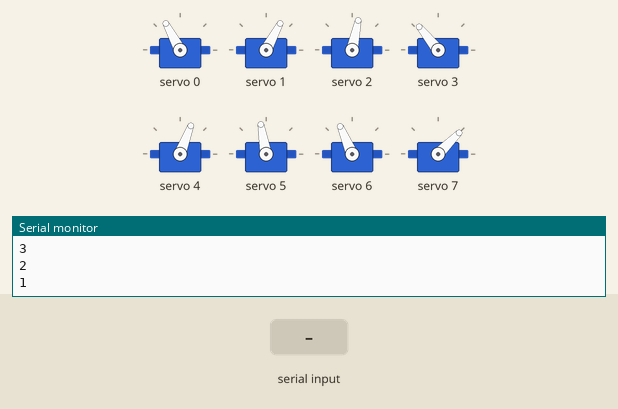
The sketch below on a simulated ESP32. Shown: 8 × servo, the last lines printed to the serial monitor. Inputs (shaded band) come from the test bench.

Above: at 12.2 s.
12.3 s: "2" received over Serial
At 12.99 s:
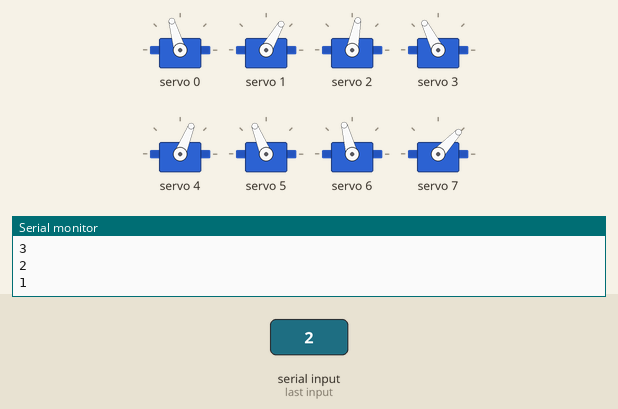
At 13.49 s:
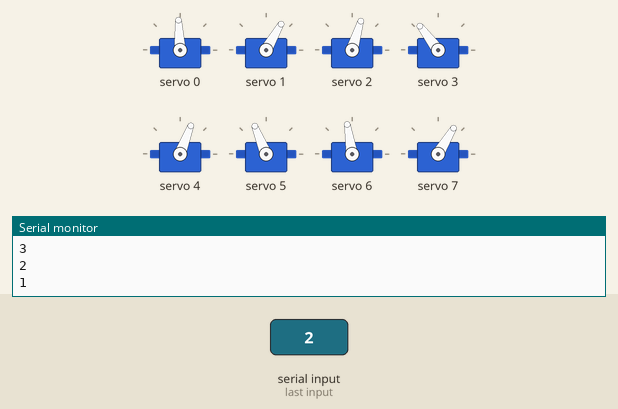
15.3 s: "1" received over Serial
18.3 s: "0" received over Serial
At 19.0 s:
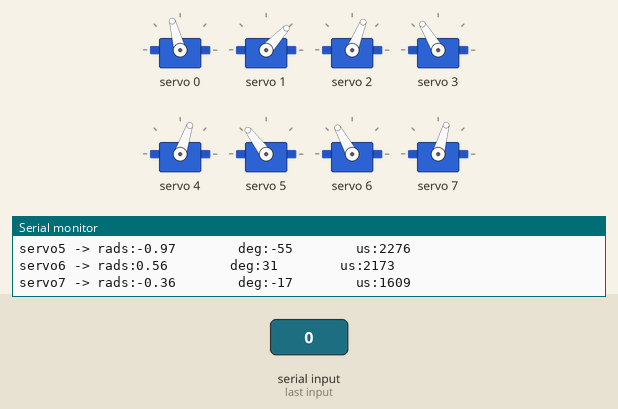
Timing chart, 0 to 21.3 s (numbered marks = the images above; inputs shaded):
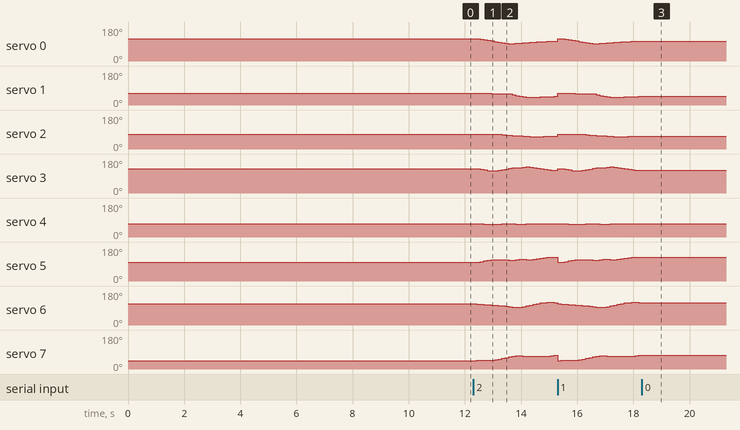

Measured:
- after the input at 12.3 s, servo 0: 118° → 117° after 0.13 s, → 114° 0.13 s later, → 112° 0.13 s later, → 109° 0.13 s later, … (20 changes in this stretch); servo 1: 62° → 61° after 0.25 s, → 60° 0.38 s later, → 59° 0.63 s later, → 55° 0.13 s later, … (13 changes in this stretch)
- after the input at 18.3 s, servo 0: stops changing and stays 105°; servo 1: stops changing and stays 47°; servo 2: stops changing and stays 68°; servo 3: stops changing and stays 121°; servo 4: stops changing and stays 71°

The sketch:

3D_SS_72.ino
```cpp
// HOW TO:
// ------------------------------
// Serial input = 2 -> Steps through gait sequence once and stops at the end.
// Serial input = 1 -> Steps through gait sequence in a loop.
// Serial input = 0 -> Stops infinite loop at the node where it is at that moment

//Gait template
#include <Wire.h>
#include <Adafruit_PWMServoDriver.h>

Adafruit_PWMServoDriver pca9685 = Adafruit_PWMServoDriver();

#define SERVO_FREQ 300
#define SER0 0 //Hip 1
#define SER1 1 //Knee 1
#define SER2 2 //Hip 2
#define SER3 3 //Knee 2
#define SER4 4 //Hip 3
#define SER5 5 //Knee 3
#define SER6 6 //Hip 4
#define SER7 7 //Knee 4

// Insert servo angles here:
// For 3D gaits, these angles are obtained from linearisation.py
// For 2D gaits, these angles are obtained from 2D_trajectory_reader.py
float SS_servo0[] = {-0.59798426, -0.58538585, -0.51742132, -0.44865079, -0.37882374, -0.30172246, -0.22139364, -0.14061868, -0.0593449 ,  0.0216598 ,  0.07833615,  0.03826703, -0.00689369, -0.04917828, -0.08130688, -0.10271258, -0.12648104, -0.15117085, -0.17590926, -0.20072939, -0.22713036, -0.25230996, -0.27587528, -0.29587087, -0.30446276, -0.30468437, -0.30317684, -0.2986667 , -0.29432566, -0.30176961, -0.32076326, -0.34537857, -0.36836153, -0.38332269, -0.39807764, -0.40514532, -0.40901325, -0.42192489, -0.44371563, -0.4692599 , -0.49253343, -0.51534923, -0.53703798, -0.55484483, -0.57195126, -0.58955399, -0.60310031, -0.60619007, -0.59648522};
float SS_servo1[] = {0.61126398, 0.62717862, 0.63819116, 0.65053322, 0.66148334, 0.66504235, 0.66530996, 0.6652157 , 0.66487305, 0.66395402, 0.68758303, 0.80231006, 0.9040471 , 0.99257116, 1.07771897, 1.13796684, 1.14134352, 1.12969875, 1.10904745, 1.07255723, 1.03833077, 1.02597761, 1.0146847 , 0.98645446, 0.93760007, 0.86338664, 0.78534026, 0.70591354, 0.64026821, 0.61518155, 0.62175089, 0.64963084, 0.67132642, 0.67821733, 0.69085069, 0.67752649, 0.65070433, 0.64831824, 0.67847751, 0.72585792, 0.75286266, 0.77481679, 0.78870702, 0.77482305, 0.75612058, 0.73390426, 0.71827235, 0.68516129, 0.62119939};
float SS_servo2[] = {-0.41159437, -0.41772071, -0.40702517, -0.39467277, -0.38132171, -0.37421387, -0.3945041 , -0.4302392 , -0.47122878, -0.51399149, -0.55518855, -0.58383781, -0.60552734, -0.62532382, -0.64830579, -0.66200692, -0.66669699, -0.66590529, -0.66481298, -0.66324303, -0.66243723, -0.6595327 , -0.64987893, -0.63661635, -0.61799082, -0.59589429, -0.56786995, -0.53839337, -0.48923429, -0.40897795, -0.32788343, -0.23864317, -0.18637173, -0.17557745, -0.13242049, -0.14537117, -0.16211983, -0.17817152, -0.20032538, -0.22578228, -0.24513056, -0.26413525, -0.28242273, -0.29823992, -0.3146982 , -0.33860417, -0.36005017, -0.3813959 , -0.4033799 };
float SS_servo3[] = {0.80718058, 0.79778671, 0.71864762, 0.63111739, 0.54747776, 0.49551993, 0.51544771, 0.58036078, 0.66220231, 0.74818055, 0.83587466, 0.89231799, 0.92612597, 0.94991077, 0.99386745, 1.0179647 , 0.98544544, 0.93241954, 0.87164301, 0.79732268, 0.72192456, 0.66353174, 0.59339432, 0.5994336 , 0.5879605 , 0.64400473, 0.69673087, 0.74793536, 0.75794991, 0.72253099, 0.70647204, 0.72759015, 0.73286195, 0.73894954, 0.72567967, 0.72456426, 0.72218576, 0.72389478, 0.75703094, 0.80842764, 0.83033715, 0.84729052, 0.85614288, 0.83709322, 0.81538424, 0.80629102, 0.80446191, 0.80641985, 0.8003825 };
float SS_servo4[] = {0.60760394, 0.59685014, 0.60315195, 0.61168306, 0.62063176, 0.62329973, 0.6194707 , 0.61162381, 0.60714105, 0.60563629, 0.6002382 , 0.60061613, 0.61166762, 0.63093879, 0.63106614, 0.60124038, 0.58769596, 0.58915439, 0.59265358, 0.59976   , 0.60434546, 0.59365802, 0.57512152, 0.55487085, 0.51983501, 0.47228725, 0.4273459 , 0.38667172, 0.3462445 , 0.30065913, 0.25609704, 0.21527035, 0.17006828, 0.12951991, 0.10943115, 0.11018872, 0.12218   , 0.14187906, 0.19123311, 0.26919289, 0.34849566, 0.42729976, 0.50618086, 0.58532713, 0.65526787, 0.65424013, 0.66345022, 0.65715448, 0.62391493};
float SS_servo5[] = {-0.34765088, -0.34765165, -0.41457846, -0.49180669, -0.56577497, -0.61190912, -0.62937154, -0.62447427, -0.61746413, -0.61262935, -0.59407994, -0.59397099, -0.6214392 , -0.67035206, -0.67261797, -0.61602852, -0.62822224, -0.67933512, -0.74120573, -0.82207268, -0.90433867, -0.93928363, -0.95634196, -0.97720738, -0.96686348, -0.94022555, -0.92124691, -0.90827401, -0.88438778, -0.83188637, -0.77232693, -0.70924144, -0.63923831, -0.57732087, -0.52123796, -0.51662477, -0.54669522, -0.58047343, -0.66092471, -0.68985504, -0.7002496 , -0.70841744, -0.71490373, -0.71559833, -0.71204001, -0.66971285, -0.61881786, -0.54047305, -0.39479438};
float SS_servo6[] = {0.42512523, 0.39939149, 0.36601073, 0.33667516, 0.30651683, 0.27818012, 0.24854089, 0.21409112, 0.17891074, 0.14074139, 0.10696012, 0.07740323, 0.06009377, 0.06579382, 0.11530622, 0.1929971 , 0.2712372 , 0.34985063, 0.42888944, 0.50865101, 0.55153182, 0.57605386, 0.57907971, 0.55659713, 0.56457589, 0.57360862, 0.58334678, 0.5938895 , 0.59677555, 0.59068466, 0.58366638, 0.57663603, 0.56187265, 0.54206203, 0.52213535, 0.50555561, 0.50483259, 0.50356127, 0.48119174, 0.4488294 , 0.43475825, 0.42530737, 0.42017041, 0.42989169, 0.4414623 , 0.45437224, 0.45456738, 0.44242766, 0.43212514};
float SS_servo7[] = {-0.98111005, -0.95088071, -0.94322391, -0.95114739, -0.95229961, -0.93569826, -0.89533735, -0.82653235, -0.74748779, -0.65961562, -0.55070745, -0.45103593, -0.38655663, -0.37059253, -0.43741977, -0.46758519, -0.46454056, -0.45818015, -0.45290421, -0.44980461, -0.48139727, -0.47773146, -0.42525457, -0.30275063, -0.35819125, -0.44041851, -0.52453906, -0.60896397, -0.66986194, -0.6968722 , -0.71520704, -0.72539575, -0.7215146 , -0.70739243, -0.68458687, -0.67969035, -0.7121282 , -0.74002751, -0.71249827, -0.65553644, -0.64539585, -0.64742537, -0.66398069, -0.73056674, -0.80720906, -0.89115097, -0.93663891, -0.95438721, -0.98540408};

int node=0;
int first=0;
int input=0;
int end_time=0;
int time_step=120000;
int steps = sizeof(SS_servo0)/sizeof(SS_servo0[0]);
int one_print = 0;

// -------------------Joint configurations-------------------
int servo0=0;
int servo0_deg=0;
int servo1=0;
int servo1_deg=0;
int servo2=0;
int servo2_deg=0;
int servo3=0;
int servo3_deg=0;
int servo4=0;
int servo4_deg=0;
int servo5=0;
int servo5_deg=0;
int servo6=0;
int servo6_deg=0;
int servo7=0;
int servo7_deg=0;

void setup() {
  Serial.begin(115200);
  pca9685.begin();

  pca9685.setOscillatorFrequency(27000000); //Value between 24MHz and 27MHz, tuned for this setup
  pca9685.setPWMFreq(SERVO_FREQ);
  delay (1000);

  servo0_deg=SS_servo0[0]/3.14159265*180;
  servo0=map(servo0_deg,-38,90,2200,1030);
  servo1_deg=SS_servo1[0]/3.14159265*180;
  servo1=map(servo1_deg,-90,90,2600,950);
  servo2_deg=SS_servo2[0]/3.14159265*180;
  servo2=map(servo2_deg,-38,90,1510,2730);
  servo3_deg=SS_servo3[0]/3.14159265*180;
  servo3=map(servo3_deg,-90,90,1100,2700);
  servo4_deg=SS_servo4[0]/3.14159265*180;
  servo4=map(servo4_deg,-90,38,2700,1500);
  servo5_deg=SS_servo5[0]/3.14159265*180;
  servo5=map(servo5_deg,-90,90,2600,930);
  servo6_deg=SS_servo6[0]/3.14159265*180;
  servo6=map(servo6_deg,-90,38,850,2250);
  servo7_deg=SS_servo7[0]/3.14159265*180;
  servo7=map(servo7_deg,-90,90,920,2620);

  pca9685.setPWM(SER0,0,servo0);
  pca9685.setPWM(SER1,0,servo1);
  pca9685.setPWM(SER2,0,servo2);
  pca9685.setPWM(SER3,0,servo3);
  pca9685.setPWM(SER4,0,servo4);
  pca9685.setPWM(SER5,0,servo5);
  pca9685.setPWM(SER6,0,servo6);
  pca9685.setPWM(SER7,0,servo7);

  Serial.print("Node:");
  Serial.println(node);
  Serial.print("servo0 -> rads:");
  Serial.print(SS_servo0[node]);
  Serial.print("        deg:");
  Serial.print(servo0_deg);
  Serial.print("        us:");
  Serial.println(servo0);
  Serial.print("servo1 -> rads:");
  Serial.print(SS_servo1[node]);
  Serial.print("        deg:");
  Serial.print(servo1_deg);
  Serial.print("        us:");
  Serial.println(servo1);
  Serial.print("servo2 -> rads:");
  Serial.print(SS_servo2[node]);
  Serial.print("        deg:");
  Serial.print(servo2_deg);
  Serial.print("        us:");
  Serial.println(servo2);
  Serial.print("servo3 -> rads:");
  Serial.print(SS_servo3[node]);
  Serial.print("        deg:");
  Serial.print(servo3_deg);
  Serial.print("        us:");
  Serial.println(servo3);
  Serial.print("servo4 -> rads:");
  Serial.print(SS_servo4[node]);
  Serial.print("        deg:");
  Serial.print(servo4_deg);
  Serial.print("        us:");
  Serial.println(servo4);
  Serial.print("servo5 -> rads:");
  Serial.print(SS_servo5[node]);
  Serial.print("        deg:");
  Serial.print(servo5_deg);
  Serial.print("        us:");
  Serial.println(servo5);
  Serial.print("servo6 -> rads:");
  Serial.print(SS_servo6[node]);
  Serial.print("        deg:");
  Serial.print(servo6_deg);
  Serial.print("        us:");
  Serial.println(servo6);
  Serial.print("servo7 -> rads:");
  Serial.print(SS_servo7[node]);
  Serial.print("        deg:");
  Serial.print(servo7_deg);
  Serial.print("        us:");
  Serial.println(servo7);

  Serial.println("10");
  delay(1000);
  Serial.println("9");
  delay(1000);
  Serial.println("8");
  delay(1000);
  Serial.println("7");
  delay(1000);
  Serial.println("6");
  delay(1000);
  Serial.println("5");
  delay(1000);
  Serial.println("4");
  delay(1000);
  Serial.println("3");
  delay(1000);
  Serial.println("2");
  delay(1000);
  Serial.println("1");
  delay(1000);

}

void loop()
{
  if(Serial.available()>0)
  {
    first=Serial.read();
    if(first=='2')
    {
      input=2;
      node=0;
      one_print=1;
    }
    if(first=='1')
    {
      input=1;
      node=0;
      one_print=1;
    }
    if(first=='0')
    {
      input=0;
    }
  }
  if(input==1 or input==2)
  {
      if(esp_timer_get_time()>=end_time)
      {
        servo0_deg=SS_servo0[node]/3.14159265*180;
        servo0=map(servo0_deg,-38,90,2200,1030);
        servo1_deg=SS_servo1[node]/3.14159265*180;
        servo1=map(servo1_deg,-90,90,2600,950);
        servo2_deg=SS_servo2[node]/3.14159265*180;
        servo2=map(servo2_deg,-38,90,1510,2730);
        servo3_deg=SS_servo3[node]/3.14159265*180;
        servo3=map(servo3_deg,-90,90,1100,2700);
        servo4_deg=SS_servo4[node]/3.14159265*180;
        servo4=map(servo4_deg,-90,38,2700,1500);
        servo5_deg=SS_servo5[node]/3.14159265*180;
        servo5=map(servo5_deg,-90,90,2600,930);
        servo6_deg=SS_servo6[node]/3.14159265*180;
        servo6=map(servo6_deg,-90,38,850,2250);
        servo7_deg=SS_servo7[node]/3.14159265*180;
        servo7=map(servo7_deg,-90,90,920,2620);

        pca9685.setPWM(SER0,0,servo0);
        pca9685.setPWM(SER1,0,servo1);
        pca9685.setPWM(SER2,0,servo2);
        pca9685.setPWM(SER3,0,servo3);
        pca9685.setPWM(SER4,0,servo4);
        pca9685.setPWM(SER5,0,servo5);
        pca9685.setPWM(SER6,0,servo6);
        pca9685.setPWM(SER7,0,servo7);

        node+=1;
        if(node>=steps and input==1)
        {
          Serial.print("Input:");
          Serial.println(input);
          node=0;
        }
        if(node>=steps and input==2)
        {
          Serial.print("Input:");
          Serial.println(input);
          input=0;
        }
         end_time=esp_timer_get_time()+time_step;
      }
   }

  if(input == 0)
  {
        pca9685.setPWM(SER0,0,servo0);
        pca9685.setPWM(SER1,0,servo1);
        pca9685.setPWM(SER2,0,servo2);
        pca9685.setPWM(SER3,0,servo3);
        pca9685.setPWM(SER4,0,servo4);
        pca9685.setPWM(SER5,0,servo5);
        pca9685.setPWM(SER6,0,servo6);
        pca9685.setPWM(SER7,0,servo7);

        if(one_print==1)
        {
          Serial.print("Input:");
          Serial.println(input);
          Serial.print("Node:");
          Serial.println(node);
          Serial.print("servo0 -> rads:");
          Serial.print(SS_servo0[node]);
          Serial.print("        deg:");
          Serial.print(servo0_deg);
          Serial.print("        us:");
          Serial.println(servo0);
          Serial.print("servo1 -> rads:");
          Serial.print(SS_servo1[node]);
          Serial.print("        deg:");
          Serial.print(servo1_deg);
          Serial.print("        us:");
          Serial.println(servo1);
          Serial.print("servo2 -> rads:");
          Serial.print(SS_servo2[node]);
          Serial.print("        deg:");
          Serial.print(servo2_deg);
          Serial.print("        us:");
          Serial.println(servo2);
          Serial.print("servo3 -> rads:");
          Serial.print(SS_servo3[node]);
          Serial.print("        deg:");
          Serial.print(servo3_deg);
          Serial.print("        us:");
          Serial.println(servo3);
          Serial.print("servo4 -> rads:");
          Serial.print(SS_servo4[node]);
          Serial.print("        deg:");
          Serial.print(servo4_deg);
          Serial.print("        us:");
          Serial.println(servo4);
          Serial.print("servo5 -> rads:");
          Serial.print(SS_servo5[node]);
          Serial.print("        deg:");
          Serial.print(servo5_deg);
          Serial.print("        us:");
          Serial.println(servo5);
          Serial.print("servo6 -> rads:");
          Serial.print(SS_servo6[node]);
          Serial.print("        deg:");
          Serial.print(servo6_deg);
          Serial.print("        us:");
          Serial.println(servo6);
          Serial.print("servo7 -> rads:");
          Serial.print(SS_servo7[node]);
          Serial.print("        deg:");
          Serial.print(servo7_deg);
          Serial.print("        us:");
          Serial.println(servo7);
          one_print=0;
        }

  }
}
```
